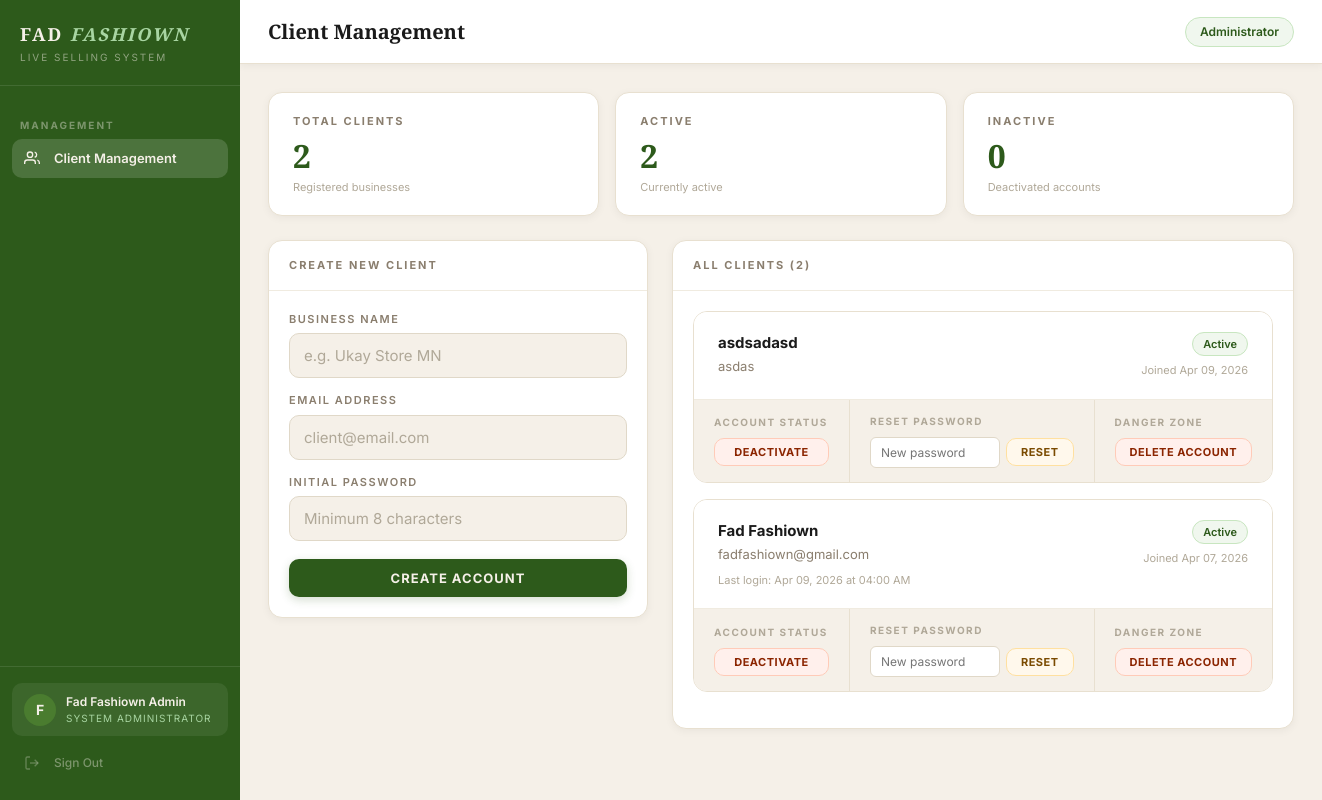
Screenshot of /admin (signed in) with the database file from the repository.
### auth/models.py (models this page shows, shortened)
class Client(UserMixin, db.Model):
    __tablename__ = 'clients'
    id = db.Column(db.Integer, primary_key=True)
    business_name = db.Column(db.String(100), nullable=False)
    email = db.Column(db.String(120), unique=True, nullable=False)
    password_hash = db.Column(db.String(255), nullable=False)
    plan = db.Column(db.String(20), default='active')
    is_active = db.Column(db.Boolean, default=True)
    is_admin = db.Column(db.Boolean, default=False)
    created_at = db.Column(db.DateTime, default=datetime.utcnow)
    last_login = db.Column(db.DateTime, nullable=True)
    orders = db.relationship('Order', backref='client', lazy=True)
    token = db.Column(db.String(64), unique=True, nullable=True)
    detection_mode = db.Column(db.String(20), default='keywords')
    custom_keywords = db.Column(db.Text, default='mine')
    highlight_numbers = db.Column(db.Boolean, default=False)

### auth/routes.py (the view)
@auth.route('/admin')
@admin_required
def admin_panel():
    clients = Client.query.filter_by(is_admin=False).order_by(
        Client.created_at.desc()
    ).all()
    return render_template('admin.html', clients=clients)

### auth/routes.py (called while the page is built)
def admin_required(f):
    @wraps(f)
    def decorated_function(*args, **kwargs):
        if not current_user.is_authenticated:
            return redirect(url_for('auth.login'))
        if not current_user.is_admin:
            abort(403)
        return f(*args, **kwargs)
    return decorated_function

### templates/admin.html (shortened to what this page needs)
{% extends "base.html" %}
{% block page_title %}Client Management{% endblock %}
{% block topbar_right %}
<span class="status-pill connected">Administrator</span>
{% endblock %}
{% block content %}
<div class="stats-grid" style="margin-bottom:24px">
    <div class="stat-card">
        <div class="stat-label">Total Clients</div>
        <div class="stat-number">{{ clients|length }}</div>
        <div class="stat-sub">Registered businesses</div>
    </div>
    <div class="stat-card">
        <div class="stat-label">Active</div>
        <div class="stat-number">
            {{ clients|selectattr('is_active')|list|length }}
        </div>
        <div class="stat-sub">Currently active</div>
    </div>
    <div class="stat-card">
        <div class="stat-label">Inactive</div>
        <div class="stat-number">
            {{ clients|rejectattr('is_active')|list|length }}
        </div>
        <div class="stat-sub">Deactivated accounts</div>
    </div>
</div>
<div class="admin-grid">
    <div>
        <div class="card">
            <div class="card-header">
                <span class="card-title">Create New Client</span>
            </div>
            <div class="card-body">
                <form method="POST" action="/admin/create-client" id="create-client-form">
                    <div class="form-group">
                        <label class="form-label">Business Name</label>
                        <input type="text" name="business_name"
                               class="form-input"
                               placeholder="e.g. Ukay Store MN" required />
                    </div>
                    <div class="form-group">
                        <label class="form-label">Email Address</label>
                        <input type="email" name="email"
                               class="form-input"
                               placeholder="client@email.com" required />
                    </div>
                    <div class="form-group">
                        <label class="form-label">Initial Password</label>
                        <input type="text" name="password"
                               class="form-input"
                               placeholder="Minimum 8 characters"
                               required minlength="6" />
                    </div>
                    <button type="button"
                            onclick="handleCreateAccount()"
                            class="btn btn-primary"
                            style="width:100%;margin-top:4px">
                        Create Account
                    </button>
                </form>
            </div>
        </div>
    </div>
    <div>
        <div class="card">
            <div class="card-header">
                <span class="card-title">All Clients ({{ clients|length }})</span>
            </div>
            <div class="card-body">
                {% if clients %}
                    {% for client in clients %}
                        <div class="client-card {{ '' if client.is_active else 'inactive' }}">
                            <div class="client-card-header">
                                <div class="client-card-info">
                                    <div class="client-card-name">{{ client.business_name }}</div>
                                    <div class="client-card-email">{{ client.email }}</div>
                                    {% if client.last_login %}
                                    <div class="client-card-last-login">
                                        Last login: {{ client.last_login.strftime('%b %d, %Y at %I:%M %p') }}
                                    </div>
                                    {% endif %}
                                </div>
                                <div class="client-card-status">
                                    <span class="badge {{ 'badge-active' if client.is_active else 'badge-inactive' }}">
                                        {{ 'Active' if client.is_active else 'Inactive' }}
                                    </span>
                                    <div class="client-card-joined">
                                        Joined {{ client.created_at.strftime('%b %d, %Y') }}
                                    </div>
                                </div>
                            </div>
                            <div class="client-card-actions">
                                <div class="action-group">
                                    <div class="action-group-label">Account Status</div>
                                    <button
                                        data-client-id="{{ client.id }}"
                                        data-client-name="{{ client.business_name }}"
                                        data-is-active="{{ '1' if client.is_active else '0' }}"
                                        onclick="handleToggleClient(this)"
                                        class="btn {{ 'btn-danger' if client.is_active else 'btn-success' }} btn-sm">
                                        {{ 'Deactivate' if client.is_active else 'Activate' }}
                                    </button>
                                </div>
                                <div class="action-group">
                                    <div class="action-group-label">Reset Password</div>
                                    <div class="reset-form">
                                        <input type="text"
                                            id="reset-input-{{ client.id }}"
                                            class="reset-input"
                                            placeholder="New password" />
                                        <button onclick="handleResetPassword('{{ client.id }}', '{{ client.business_name }}')"
                                                class="btn btn-warning btn-sm">
                                            Reset
                                        </button>
                                    </div>
                                </div>
                                <div class="action-group">
                                    <div class="action-group-label">Danger Zone</div>
                                    <button onclick="Modal.confirm({
                                        title: 'Delete Client Account',
                                        message: 'You are about to permanently delete the account for:',
                                        detail: '{{ client.business_name }}',
                                        warning: 'This action cannot be undone. All data associated with this account will be permanently removed.',
                                        confirmText: 'Delete Account',
                                        confirmClass: 'btn-danger',
                                        onConfirm: function() {
                                            document.getElementById('delete-form-{{ client.id }}').submit();
                                        }
                                    })"
                                    class="btn btn-danger btn-sm">
                                        Delete Account
                                    </button>
                                </div>
                            </div>
                        </div>
                        {% endfor %}
                {% else %}
                    <div class="empty-state">
                        No clients yet. Create your first client above.
                    </div>
                {% endif %}
            </div>
        </div>
    </div>
</div>
{% endblock %}

### templates/base.html (shortened to what this page needs)
<!DOCTYPE html>
<html lang="en">
<head>
    <link rel="stylesheet" href="/static/style.css">
</head>
<body>
<div class="app-layout">
    <aside class="sidebar" id="sidebar">
        <div class="sidebar-brand">
            <div class="brand-name">FAD <em>FASHIOWN</em></div>
            <div class="brand-sub">Live Selling System</div>
        </div>
        <nav class="sidebar-nav">
            {% if current_user.is_admin %}
            <div class="nav-section-label">Management</div>
            <a href="/admin"
               class="nav-item {% if request.endpoint == 'auth.admin_panel' %}active{% endif %}">
                <span class="nav-icon">
                    <svg width="16" height="16" fill="none" stroke="currentColor" stroke-width="2" viewBox="0 0 24 24">
                        <path d="M17 21v-2a4 4 0 0 0-4-4H5a4 4 0 0 0-4 4v2"/>
                        <circle cx="9" cy="7" r="4"/>
                        <path d="M23 21v-2a4 4 0 0 0-3-3.87"/>
                        <path d="M16 3.13a4 4 0 0 1 0 7.75"/>
                    </svg>
                </span>
                Client Management
            </a>
            {% endif %}
        </nav>
        <div class="sidebar-footer">
            <div class="client-info">
                <div class="client-avatar">
                    {{ current_user.business_name[0].upper() }}
                </div>
                <div class="client-details">
                    <div class="client-name">{{ current_user.business_name }}</div>
                    <div class="client-plan">
                        {% if current_user.is_admin %}System Administrator{% else %}Live Selling{% endif %}
                    </div>
                </div>
            </div>
            <a href="/logout" class="nav-item nav-signout">
                <span class="nav-icon">
                    <svg width="16" height="16" fill="none" stroke="currentColor" stroke-width="2" viewBox="0 0 24 24">
                        <path d="M9 21H5a2 2 0 0 1-2-2V5a2 2 0 0 1 2-2h4"/>
                        <polyline points="16 17 21 12 16 7"/>
                        <line x1="21" y1="12" x2="9" y2="12"/>
                    </svg>
                </span>
                Sign Out
            </a>
        </div>
    </aside>
    <main class="main-content">
        <div class="topbar">
            <div style="display:flex;align-items:center;gap:14px">
                <div class="topbar-title">{% block page_title %}{% endblock %}</div>
            </div>
            <div class="topbar-right">
                {% block topbar_right %}{% endblock %}
            </div>
        </div>
        <div class="page-content">
            {% block content %}{% endblock %}
        </div>
    </main>
</div>
</body>
</html>

### rows the page displays
Client: business_name "F", business_name "Fad Fashiown Admin"
Client: business_name "asdsadasd", email "asdas", is_active "Active", created_at "Apr 09, 2026", is_active "DEACTIVATE"
Client: business_name "Fad Fashiown", email "fadfashiown@gmail.com", last_login "Apr 09, 2026 at 04:00 AM", is_active "Active", created_at "Apr 07, 2026", is_active "DEACTIVATE"

### other values shown
{{ clients|length }} "2"
{{ clients|selectattr('is_active')|list|length }} "2"
{{ clients|rejectattr('is_active')|list|length }} "0"
